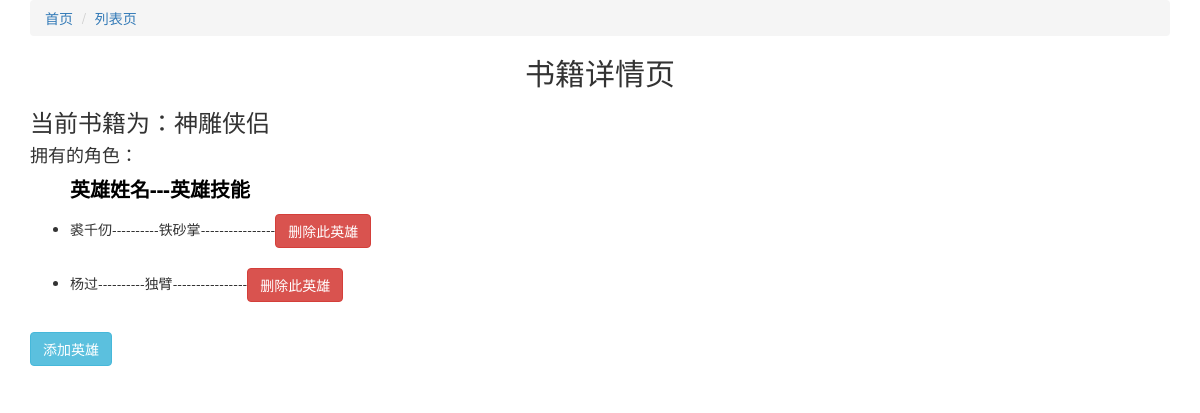
/detail/8/, run on the app's committed database.
### booktest/models.py (models this page shows, shortened)
class BookInfo(models.Model):
    title = models.CharField(max_length=20)
    pub_date = models.DateTimeField(auto_now=True)

class HeroInfo(models.Model):
    name = models.CharField(max_length=20)
    gender = models.CharField(max_length=5,choices=(("man","男"),("woman","女")))
    type = models.CharField(max_length=5,choices=(("good","好人"),("bad","坏人")),default="good")
    content = models.CharField(max_length=100)
    book = models.ForeignKey(BookInfo,on_delete=models.CASCADE)
    myobjects = HeroInfoManage()

### booktest/views.py (the view)
# urls.py: url(r'^detail/(\d+)/$',views.detail,name="detail"),
def detail(request,id):
    book = BookInfo.objects.get(pk=id)
    return render(request,"booktest/detail.html",{"book":book})

### templates/booktest/detail.html (shortened to what this page needs)
<!DOCTYPE html>
<html lang="en">
<head>
    <link href="https://cdn.jsdelivr.net/npm/bootstrap@3.3.7/dist/css/bootstrap.min.css" rel="stylesheet">
</head>
<body>
    <div class="container">
        <ol class="breadcrumb">
            <li><a href="{% url 'booktest:index' %}">首页</a></li>
            <li><a href="{% url 'booktest:list' %}">列表页</a></li>
        </ol>
        <h2><p class="text-center">书籍详情页</p></h2>
        <h3>当前书籍为：{{ book.title }}</h3>
        {% if book.heroinfo_set.count %}
            <h4>拥有的角色：</h4>
            <ul>
                <p style="color: black;font-size: 20px"><b>{{ "英雄姓名" }}---{{ "英雄技能" }}</b></p>
                {% for hero in book.heroinfo_set.all %}
                <li>
                    {{hero.name}}----------{{hero.content}}----------------<a class="btn btn-danger" href="{% url 'booktest:deletehero' hero.id %}">删除此英雄</a><br><br>
                </li>
                {% endfor %}
            </ul>
        {% else %}
            <h4>没有角色</h4>
        {% endif %}
        <a class="btn btn-info" href="{% url 'booktest:addhero' book.id %}">添加英雄</a>
        <br><br>
    </div>
</body>
</html>

### data on the page
BookInfo: title "神雕侠侣"
HeroInfo: name "裘千仞", content "铁砂掌"
HeroInfo: name "杨过", content "独臂"

### other printed values
{{ "英雄姓名" }} "英雄姓名"
{{ "英雄技能" }} "英雄技能"
